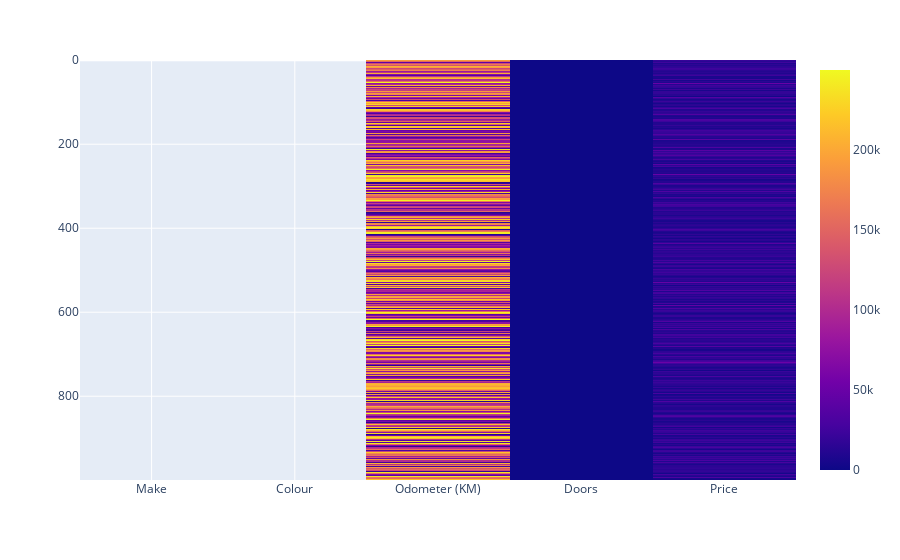

Notebook code for this chart:
### Code cell
fig_1 = px.imshow(cars)
fig_1.show()

### Figure 1 — Plotly figure (JSON) as saved in the notebook; plotly's stock layout.template omitted (floating-point values rounded to 4 significant figures; data arrays with more than 128 entries replaced by an {"elided": "..."} marker saying what was removed)
{"data": [{"coloraxis": "coloraxis", "hovertemplate": "x: %{x}<br>y: %{y}<br>color: %{z}<extra></extra>", "name": "0", "type": "heatmap", "x": ["Make", "Colour", "Odometer (KM)", "Doors", "Price"], "xaxis": "x", "y": {"elided": "1000 int values"}, "yaxis": "y", "z": {"elided": "1000x5 mixed values"}}], "layout": {"coloraxis": {"colorscale": [[0, "#0d0887"], [0.1111, "#46039f"], [0.2222, "#7201a8"], [0.3333, "#9c179e"], [0.4444, "#bd3786"], [0.5556, "#d8576b"], [0.6667, "#ed7953"], [0.7778, "#fb9f3a"], [0.8889, "#fdca26"], [1, "#f0f921"]]}, "margin": {"t": 60}, "xaxis": {"anchor": "y", "constrain": "domain", "domain": [0, 1], "scaleanchor": "y"}, "yaxis": {"anchor": "x", "autorange": "reversed", "constrain": "domain", "domain": [0, 1]}}}
